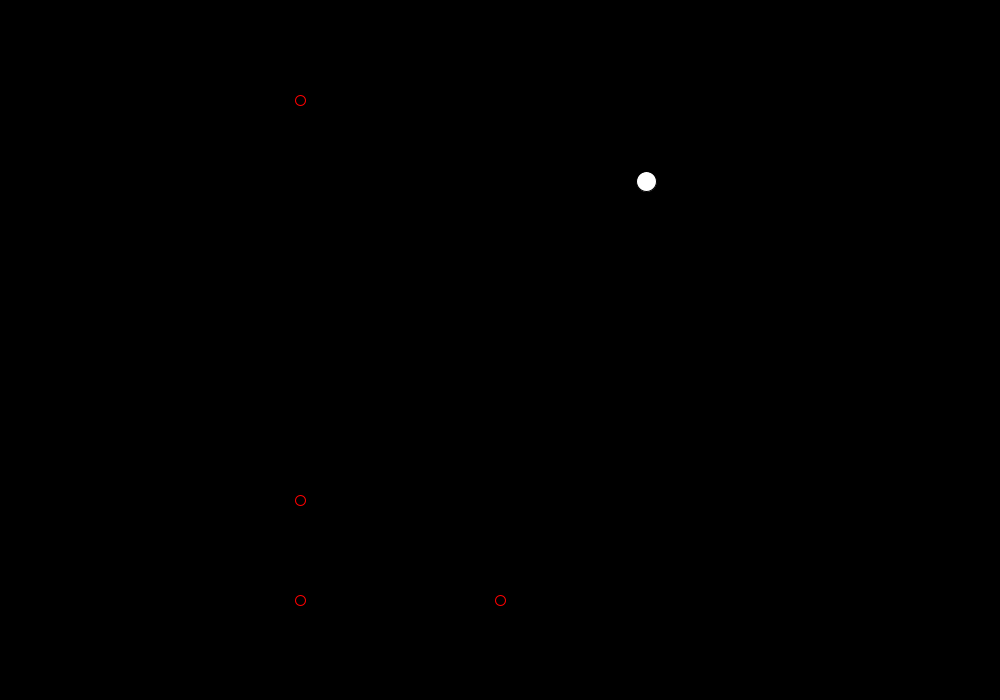
Frame 1 (no input)
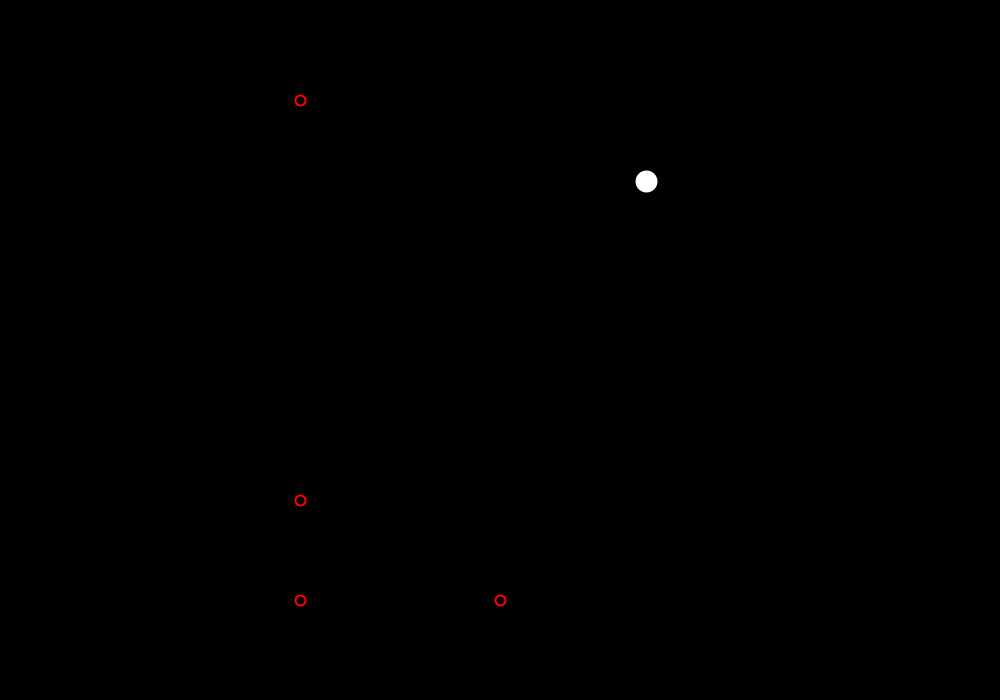
Frame 60 (the mouse pressed at the canvas centre just before this capture)
Frame 120 (the mouse held since frame 60 and released just before this capture): identical to frame 60, image omitted

The Processing sketch that drew these frames (run headless with seeded random() and noise(); from frame 60 on, the mouse is pressed at the canvas centre):

// Processing sketch: BeizerCurve
// ── BeizerCurve.pde
//Quadratic Beizer Curve 

Vehicle vehicle;

int count=0;

float time=0;
PVector start=new PVector(300,600);
PVector control1=new PVector(300,100);
PVector control2=new PVector(300,500);
PVector end=new PVector(500,600);
ArrayList<PVector> pFinals=new ArrayList<PVector>();


void setup() {
  size(1000,700);
  pFinals.clear();
  vehicle=new Vehicle(random(width),random(height));

}


void draw() {
  background(0);
  vehicle.show();
  vehicle.update();
  
  println(pFinals.size());
  
  stroke(255,0,0);
  noFill();
  ellipse(start.x,start.y,10,10);
  ellipse(control1.x,control1.y,10,10);
  ellipse(control2.x,control2.y,10,10);
  ellipse(end.x,end.y,10,10);
  
  cubicBeizerCurve(start,control1,control2,end,time);

  time+=0.001;
  
  for(PVector pFinal:pFinals) {
    stroke(255);
    strokeWeight(2);
    beginShape();
    vertex(pFinal.x,pFinal.y);
    endShape();
    
  } 
  if(time>1) {
    follow();
    
  } 
  //println(time);
  
} 

void  quadbeizerCurve(PVector p0,PVector p1,PVector p2,float t) {
  if(t<=1) {
    PVector pFinal=new PVector();
    pFinal.x=pow(1-t,2)*p0.x+(1-t)*2*t*p1.x+t*t*p2.x;
    pFinal.y=pow(1-t,2)*p0.y+(1-t)*2*t*p1.y+t*t*p2.y;
    pFinals.add(pFinal);
  }
} 

void cubicBeizerCurve(PVector p0,PVector p1,PVector p2,PVector p3,float t) {
  PVector pFinal=new PVector();
  if(t!=1) {
    pFinal.x=pow(1-t,3)*p0.x+pow(1-t,2)*3*t*p1.x+(1-t)*3*t*t*p2.x+t*t*t*p3.x;
    
    pFinal.y=pow(1-t,3)*p0.y+pow(1-t,2)*3*t*p1.y+(1-t)*3*t*t*p2.y+t*t*t*p3.y;
    if(pFinals.size()<1500) {
      pFinals.add(pFinal);
    }
    
  } 
  
} 

void follow() {
  if(count>=pFinals.size()) {
    count=0;
  } 
  
  vehicle.seek(pFinals.get(count));
  float d=PVector.dist(vehicle.pos,pFinals.get(count));
  if(d<10) {
    count++;
    
  } 
  
 
  
} 

void getToStart() {
  vehicle.seek(start);
  
} 
// ── Vehicle.pde
class Vehicle {
  PVector pos;
  PVector acc;
  PVector vel;
  
  ArrayList<PVector> trail=new ArrayList<PVector>();
  
  Vehicle(float x,float y) {
    pos=new PVector(x,y);
    acc=new PVector(0,0);
    vel=new PVector(0,0);
    
  } 
  
  void show() {
    fill(255);
    ellipse(pos.x,pos.y,20,20);
    /*for(PVector t:trail) {
      stroke(255);
      beginShape();
      vertex(t.x,t.y);
      endShape();
    } */
    
  } 
  
  void update() {
    vel.add(acc);
    vel.limit(5);
    pos.add(vel);
    acc.mult(0);
    
    trail.add(pos.get());
    if(trail.size()>100) {
      trail.remove(0);
    } 
    
  } 
  
  void applyForce(PVector f) {
    acc.add(f);
    
  } 
  
  void seek(PVector target) {
    PVector desired=PVector.sub(target,pos);
    float d=desired.mag();
    if(d<100) {
      desired.mult(map(d,0,100,0,5));
    } else {
      desired.mult(5);
    } 
    PVector steer=PVector.sub(desired,vel);
    steer.limit(0.8);
    applyForce(steer);
    
  } 
  
} 
